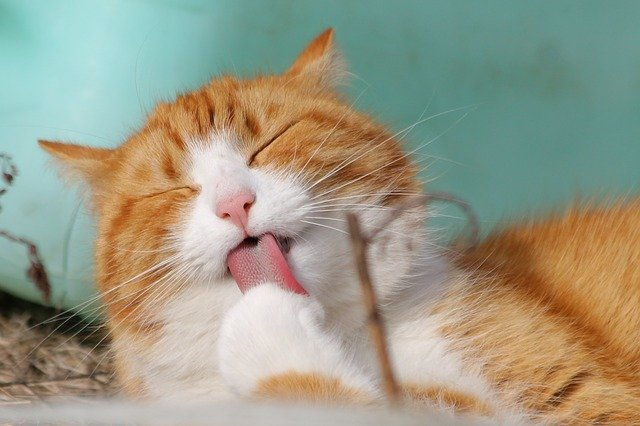
#> input picture resource/img/cat.jpg, 640 x 426 px, found by its file name
$ python 030601.py
#> lines starting #> are read from the running program, lines starting #| are printed output that depends on the picture
#import PIL로 불러올 시, Image 모듈은 안불러와져서 에러가 뜸

from PIL import Image

# 고양이 이미지 불러와서 img라는 변수에 입력
img = Image.open(r'C:\dev\workspace\py_test\resource\img\cat.jpg')
#> img is the input picture: PIL image 640x426 RGB; mean R, G, B 155.2, 154.2, 134.1

# ======================================================
# 1) Pillow 설치 및 이미지 불러오기
# ======================================================

# 이미지 보여주기
# img.show()

# 이미지 파일명
print(img.filename)
#| resource/img/cat.jpg
# >>> cat.jpg

# 이미지 형식
print(img.format)
#| JPEG
# >>> JPEG

# 이미지 크기
print(img.size)
#| (640, 426)
# >>> (640, 426)

# 이미지 너비
print(img.width)
#| 640
# >>> 640

# 이미지 높이
print(img.height)
#| 426
# >>> 426

# 이미지의 색상 모드
print(img.mode)
#| RGB
# >>> RGB

# ======================================================
# 2) 이미지 편집(resize,crop,rotate,flip)
# ======================================================

# (1)이미지 사이즈 변경
# img_resized = img.resize((400,300))

# # 변경한 이미지 출력
# img_resized.show()

# # 비교를 위해 원본 이미지 출력
# img.show()

# # (2)이미지 자르기
# img_cropped = img.crop((0,0,300,300))

# # 잘라낸 이미지 출력
# img_cropped.show()

# # (3) 이미지 회전
# # 이미지 90도 회전
# img_rotated = img.rotate(90)

# # 회전한 이미지 출력
# img_rotated.show()

# # (4)) 이미지 대칭
# # 좌우대칭
# img_flipped_LR = img.transpose(Image.FLIP_LEFT_RIGHT)
# img_flipped_LR.show()

# # 상하대칭
# img_flipped_TB = img.transpose(Image.FLIP_TOP_BOTTOM)
# img_flipped_TB.show()


# (5) 이미지 저장
img_flipped_TB = img.transpose(Image.FLIP_TOP_BOTTOM)
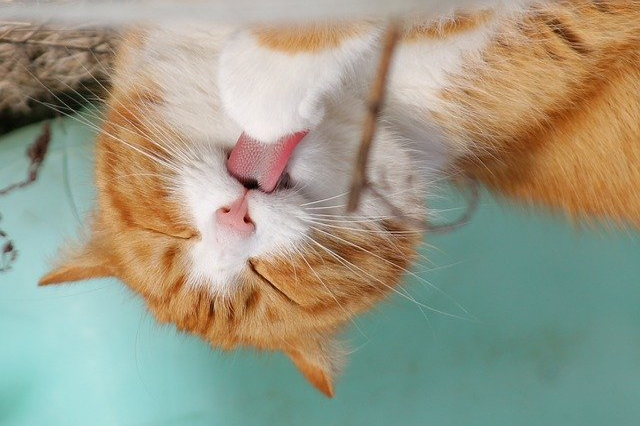
#> img_flipped_TB: PIL image 640x426 RGB; mean R, G, B 155.2, 154.2, 134.1
img_flipped_TB.save(r'C:\dev\workspace\py_test\result\cat_flip.jpg')

$ run again, with resource/img/screen-3.jpg copied over resource/img/cat.jpg
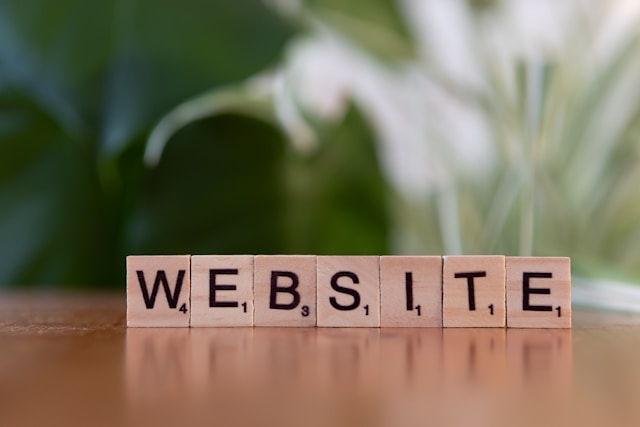
#> input picture resource/img/screen-3.jpg, 640 x 427 px, found by its file name
#> img is the input picture: PIL image 640x427 RGB; mean R, G, B 124.2, 115, 93.4
#| resource/img/cat.jpg
#| JPEG
#| (640, 427)
#| 640
#| 427
#| RGB
#> `img_flipped_TB = img.transpose(Image.FLIP_TOP_BOTTOM)`:
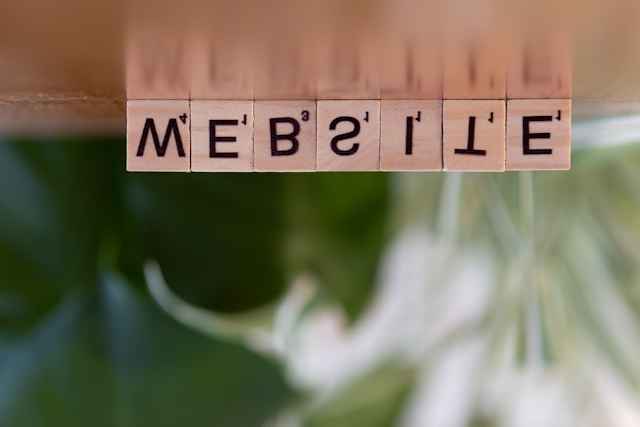
#> img_flipped_TB: PIL image 640x427 RGB; mean R, G, B 124.2, 115, 93.4
